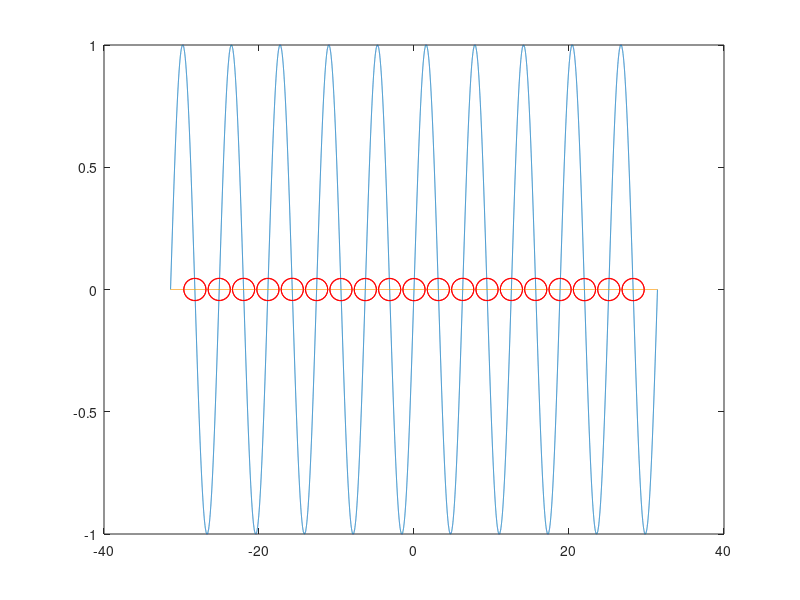
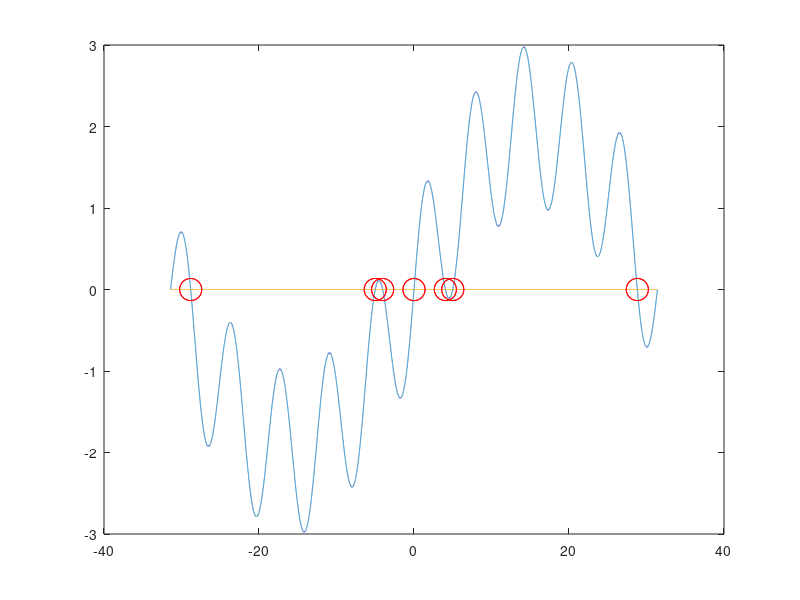
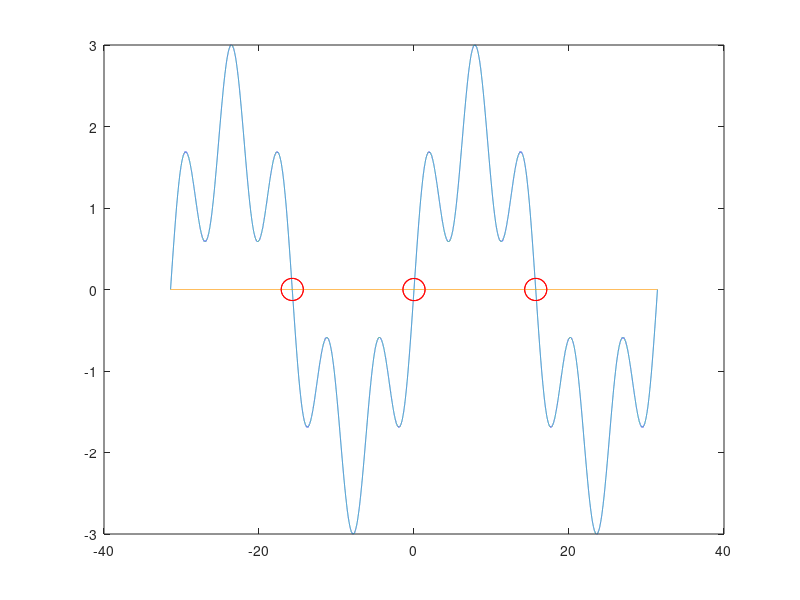
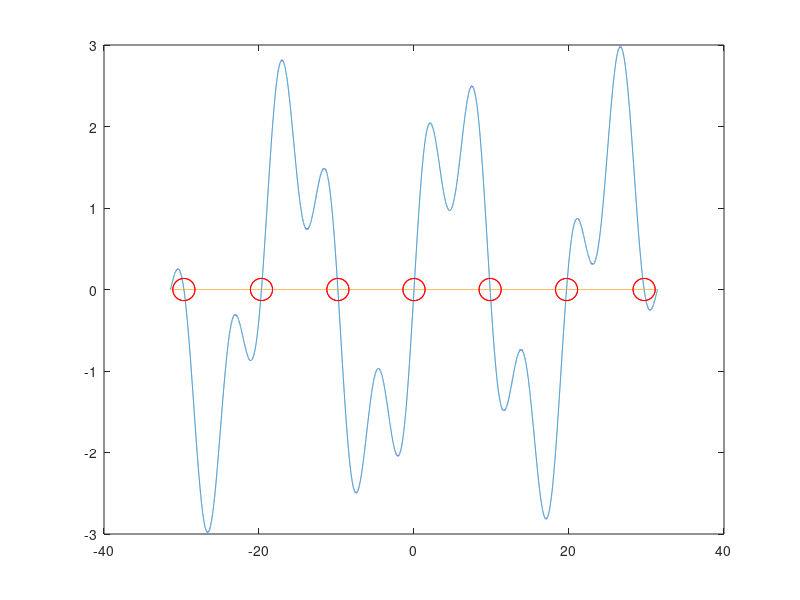

Reproduce these figures in MATLAB, in order.
%% Exploration of transcendental roots
%
% @file arcsinsinplay2.m
%
% @brief In this file, transcendental roots are explored
%

clc; clear; close all;

t_min = -10*pi;
t_max = 10*pi;
d_t = 0.001;

t = t_min:d_t:t_max;

A_U = 1;
phi_U = 0;
w_U = 1;

A_T = 2;
phi_T = 0;
w_T = 0:0.1:2;

MYZEROS = zeros(1,100);

time_points = [];
freq_points = [];

for k = 1:length(A_T)
%figure(k)
for j = 1:length(w_T)
j
F_U = A_U.*sin(w_U.*t - phi_U);
F_T = A_T(k).*sin(w_T(j).*t - phi_T);

F_R = F_U + F_T;

C=0;
C_t = t.*0 + C;
figure(j)
plot(t, F_R);
hold on
plot(t, C_t);

%i = find(abs(F_R - C_t) < 0.001, 1);
i = find(abs(gradient(sign(F_R))) == 1);

pt = t(i);
py = F_R(i); %+w_T(j);

%time_points = [time_points pt];
%freq_points = [freq_points py];


plot(pt, py, 'ro', 'MarkerSize', 16);
%plot(pt, pi./pt, 'bo', 'MarkerSize', 1);

end
%filename = sprintf('TranscGIF/slide%d', k);
%print('-dpng', '-r0', filename);
end
